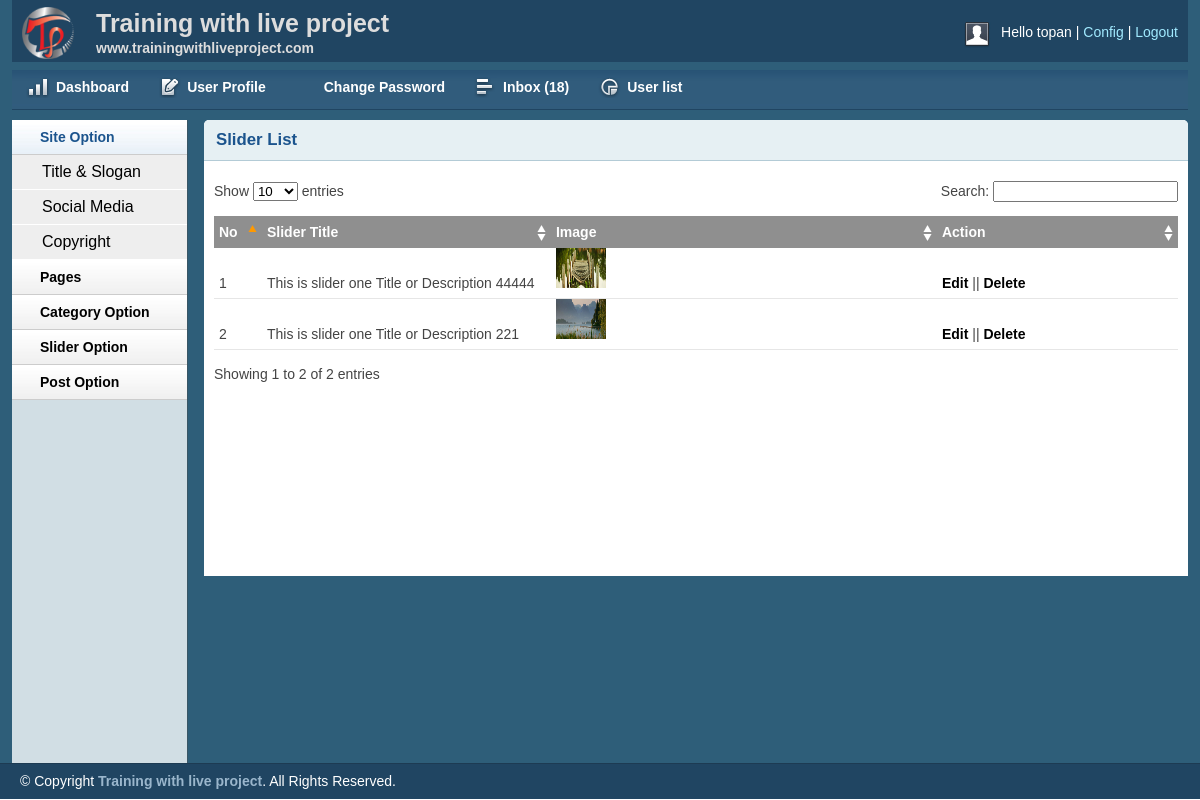
/admin/sliderlist.php (signed in), run on the app's committed database.
### tables this page shows
CREATE TABLE `blog_slider` (
  `id` int(11) NOT NULL,
  `title` varchar(255) NOT NULL,
  `images` varchar(255) NOT NULL
);

### lib/Database.php (called while the page is built, shortened)
<?php
Class Database{
	public $host   = DB_HOST;
	public $user   = DB_USER;
	public $pass   = DB_PASS;
	public $dbname = DB_NAME;
	public $link;
	private function connectDB(){
	$this->link = new mysqli($this->host, $this->user, $this->pass, $this->dbname);
 }
	public function select($query){
		$result = $this->link->query($query) or die($this->link->error.__LINE__);
		if($result->num_rows > 0){
			return $result;
		} else {
			return false;
		}
	}
}

### admin/sliderlist.php (the view, shortened to what this page needs)
<?php include 'inc/header.php'; ?>
<?php include 'inc/sidbar.php'; ?>
        <div class="grid_10">
            <div class="box round first grid">
                <h2>Slider  List</h2>
                <div class="block">
                    <table class="data display datatable" id="example">
					<thead>
						<tr>
							<th style="width:5%;" >No</th>
							<th style="width:30%;"  >Slider Title</th>
							<th style="width:40%;" >Image</th>
							<th style="width:25%;" >Action</th>
						</tr>
					</thead>
					<tbody>
     <?php
		   $query ="select * from blog_slider ";
		   $post=  $db->select($query);
		    if($post){
		        $i=0;
		      while ($result =$post->fetch_assoc()) {
		      $i++;
		   ?>
						<tr class="odd gradeX">
							<td><?php echo $i; ?></td>
							<td><?php echo $result['title']; ?></td>
							<td><img src="<?php echo $result['images']; ?>" height="40px" width="50px"></td>
							<td><a href="editslider.php?editslider=<?php echo $result['id']; ?>">Edit</a> || <a onclick="return confirm ('Are you sure Deleted!')"  href="delslider.php?delslider=<?php echo $result['id']; ?>">Delete</a></td>
						</tr>
		<?php  }} ?>
					</tbody>
				</table>
               </div>
            </div>
        </div>
    </div>
    <?php include 'inc/footer.php'; ?>

### admin/css/layout.css (style rules this page uses)
body { background: #fff none repeat scroll 0 0; color: #444; font-size: 14px; padding: 0; }
a { color: #000; font-weight:bold; text-decoration: none; }
h1, h2, h3, h4, h5, h6 { line-height:1.2em; margin-bottom:.3em; }
h2 { margin-top:1em; }
.box { background:#fff; margin-bottom:20px; padding:10px 10px 10px 10px; margin-left:-8px; }
.box.grid { padding-bottom:40px; }
.box.round { -moz-border-radius: 5px 5px 0px 0px; -webkit-border-radius: 5px 5px 0px 0px; border-radius: 5px 5px 0px 0px; }
.box h2 { font-size:1.2em; font-weight:bold; color:#1B548D; background:#E6F0F3; margin:-10px -10px 0 -10px; padding:10px 12px; border-bottom:1px solid #B3CBD6; -moz-border-radius: 5px 5px 0px 0px; -webkit-border-radius: 5px 5px 0px 0px; border-radius: 5px 5px 0px 0px; }
.box.first { min-height: 406px; }
.block { padding-top:20px; }
.block { padding-bottom:1px; }
table.display { margin: 0 auto; clear: both; width: 100%; }
.sorting_asc { background: #8f8f8f url(../img/table/sort_asc.png) no-repeat center right; padding:8px 5px; text-align:left; color:#fff; }
.sorting { background:#8f8f8f url(../img/table/sort_both.png) no-repeat center right; padding:8px 5px; text-align:left; color:#fff; }
tr.odd { height: 30px; line-height: 30px; border-bottom:1px solid #e6e6e6; }
tr.even { height: 30px; line-height: 30px; border-bottom:1px solid #e6e6e6; }
tr.odd td, tr.even td { padding-left:5px; }

### data on the page
blog_slider: title "This is slider one Title or Description 44444", images (picture)
blog_slider: title "This is slider one Title or Description 221", images (picture)

### other printed values
Session::get('username') "topan"
$result "18"
